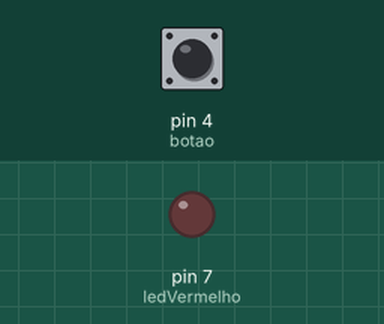
Bench run of a sketch on a simulated Arduino Uno, built with avr-gcc and run on an emulated ATmega328P. Shown: output pins drawn as LEDs (lit = HIGH). The inputs (shaded band) are chosen by the test bench; at power-on: pin 4 (botao) LOW.

Above: at 1.2 s.
1.3 s: pin 4 (botao) pulled HIGH for 0.15 s
At 1.37 s:
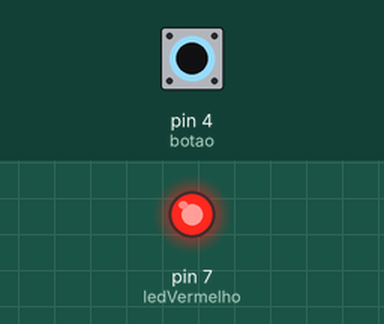
2.9 s: pin 4 (botao) pulled HIGH for 3.2 s
At 6.8 s:
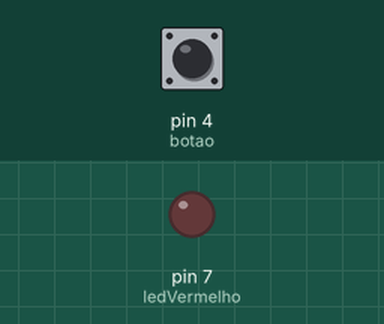
Timing chart, 0 to 8.3 s (numbered marks = the images above; inputs shaded):
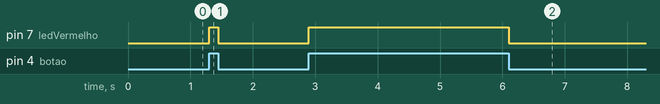

The sketch:

sem_foro1.ino
```cpp
int ledVermelho = 7;
int botao = 4;
int apertou = 0;

void setup () {
	pinMode (ledVermelho, OUTPUT);
	pinMode (botao, INPUT);
}

void loop () {
  apertou = digitalRead(botao);
  if(apertou == 1)
  {
    digitalWrite(ledVermelho, HIGH);
  }
  else{
  digitalWrite(ledVermelho, LOW);
  }
}
```

Measured:
- after the input at 1.3 s, pin 7 (ledVermelho): LOW → HIGH at once, → LOW 0.15 s later
- after the input at 2.9 s, pin 7 (ledVermelho): LOW → HIGH at once, → LOW 3.2 s later
